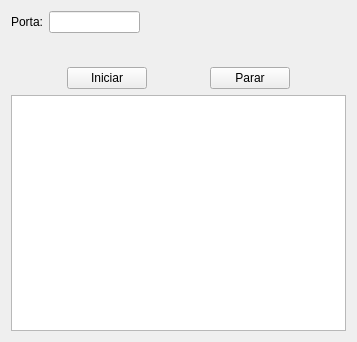
<?xml version="1.0" encoding="UTF-8"?>
<ui version="4.0">
 <class>svr_mainDlgClass</class>
 <widget class="QWidget" name="svr_mainDlgClass">
  <property name="geometry">
   <rect>
    <x>0</x>
    <y>0</y>
    <width>357</width>
    <height>342</height>
   </rect>
  </property>
  <property name="windowTitle">
   <string>svr_mainDlg</string>
  </property>
  <layout class="QVBoxLayout" name="verticalLayout">
   <item>
    <layout class="QHBoxLayout" name="horizontalLayout">
     <item>
      <widget class="QLabel" name="label">
       <property name="text">
        <string>Porta:</string>
       </property>
       <property name="alignment">
        <set>Qt::AlignRight|Qt::AlignTrailing|Qt::AlignVCenter</set>
       </property>
      </widget>
     </item>
     <item>
      <widget class="QLineEdit" name="portEdit">
       <property name="maximumSize">
        <size>
         <width>91</width>
         <height>16777215</height>
        </size>
       </property>
      </widget>
     </item>
     <item>
      <spacer name="horizontalSpacer_2">
       <property name="orientation">
        <enum>Qt::Horizontal</enum>
       </property>
       <property name="sizeHint" stdset="0">
        <size>
         <width>40</width>
         <height>20</height>
        </size>
       </property>
      </spacer>
     </item>
    </layout>
   </item>
   <item>
    <spacer name="verticalSpacer">
     <property name="orientation">
      <enum>Qt::Vertical</enum>
     </property>
     <property name="sizeType">
      <enum>QSizePolicy::Fixed</enum>
     </property>
     <property name="sizeHint" stdset="0">
      <size>
       <width>20</width>
       <height>28</height>
      </size>
     </property>
    </spacer>
   </item>
   <item>
    <layout class="QHBoxLayout" name="horizontalLayout_2">
     <item>
      <spacer name="horizontalSpacer_3">
       <property name="orientation">
        <enum>Qt::Horizontal</enum>
       </property>
       <property name="sizeHint" stdset="0">
        <size>
         <width>40</width>
         <height>20</height>
        </size>
       </property>
      </spacer>
     </item>
     <item>
      <widget class="QPushButton" name="startButton">
       <property name="sizePolicy">
        <sizepolicy hsizetype="Fixed" vsizetype="Fixed">
         <horstretch>0</horstretch>
         <verstretch>0</verstretch>
        </sizepolicy>
       </property>
       <property name="text">
        <string>Iniciar</string>
       </property>
      </widget>
     </item>
     <item>
      <spacer name="horizontalSpacer_5">
       <property name="orientation">
        <enum>Qt::Horizontal</enum>
       </property>
       <property name="sizeHint" stdset="0">
        <size>
         <width>40</width>
         <height>20</height>
        </size>
       </property>
      </spacer>
     </item>
     <item>
      <widget class="QPushButton" name="stopButton">
       <property name="sizePolicy">
        <sizepolicy hsizetype="Fixed" vsizetype="Fixed">
         <horstretch>0</horstretch>
         <verstretch>0</verstretch>
        </sizepolicy>
       </property>
       <property name="text">
        <string>Parar</string>
       </property>
      </widget>
     </item>
     <item>
      <spacer name="horizontalSpacer_4">
       <property name="orientation">
        <enum>Qt::Horizontal</enum>
       </property>
       <property name="sizeHint" stdset="0">
        <size>
         <width>40</width>
         <height>20</height>
        </size>
       </property>
      </spacer>
     </item>
    </layout>
   </item>
   <item>
    <widget class="QListWidget" name="messagesList"/>
   </item>
  </layout>
 </widget>
 <layoutdefault spacing="6" margin="11"/>
 <resources/>
 <connections/>
</ui>
